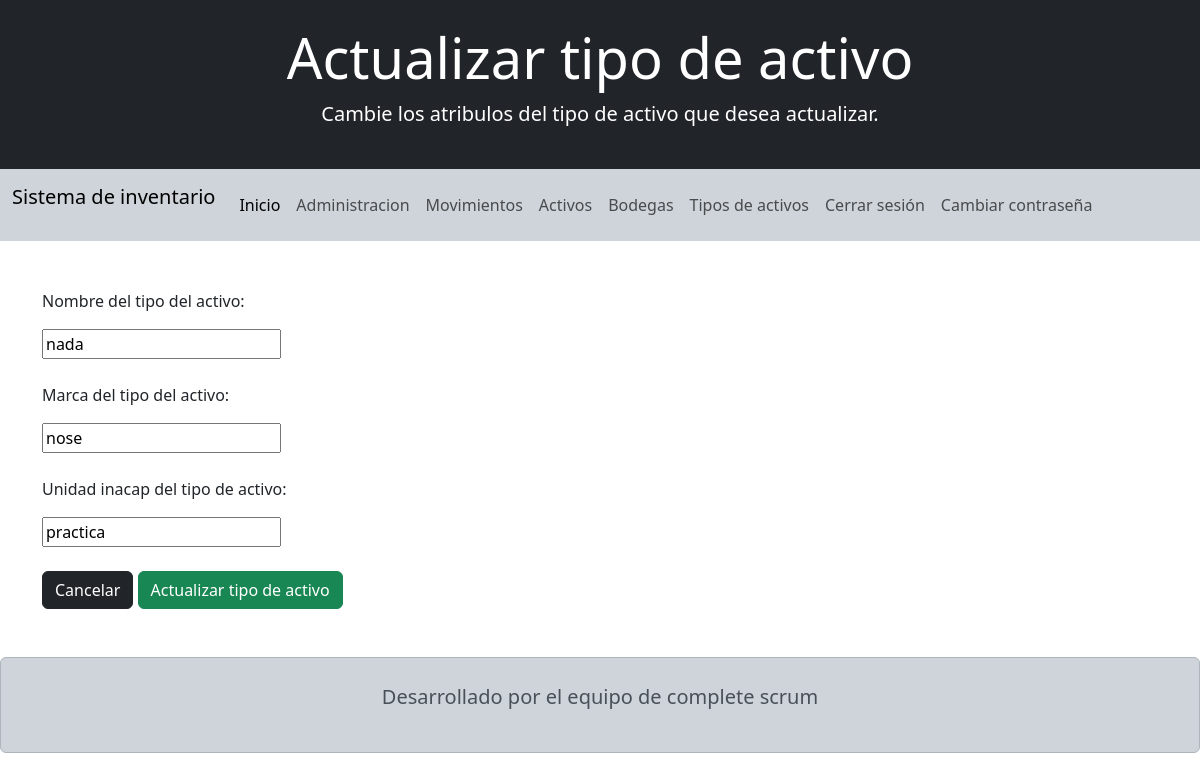
/actualizar-tipo-de-activo/1/ (signed in), run on an earlier commit of the app's database.
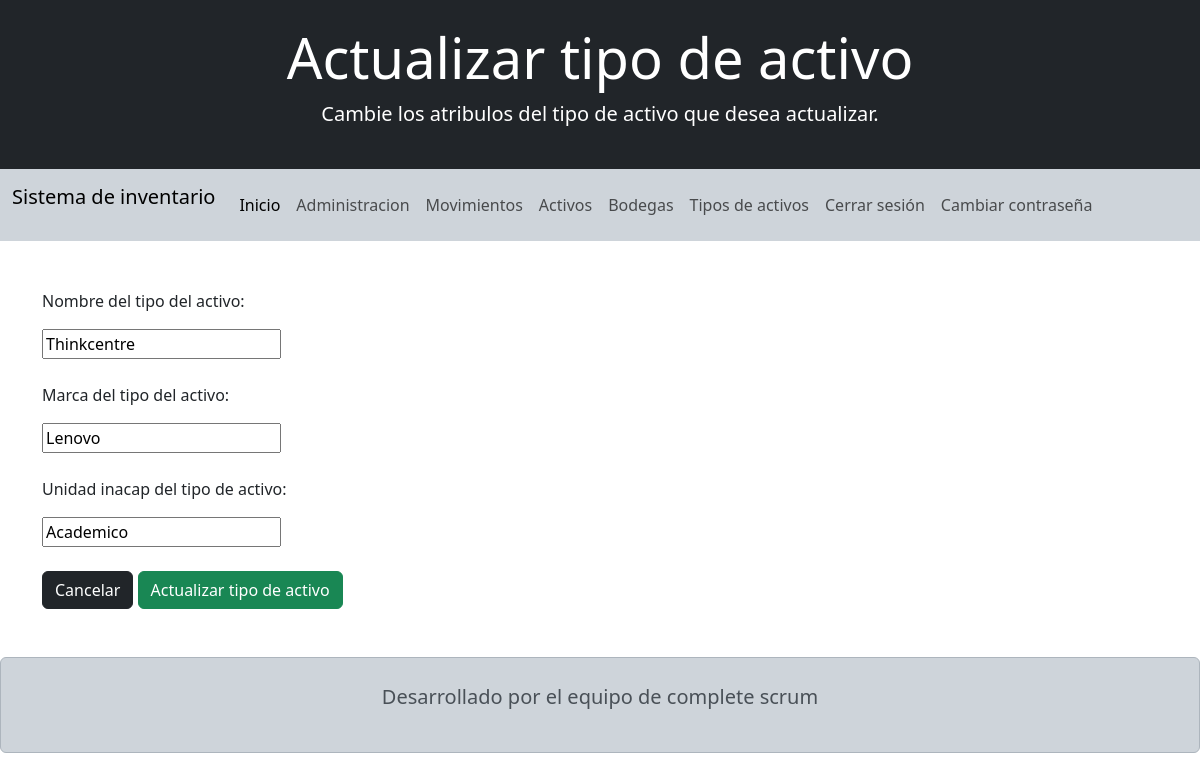
And on a later commit of the database.
### appProject/models.py (models this page shows, shortened)
class Tipo_activo(models.Model):
    nombre =        models.CharField(blank=False, null=False, max_length=50)
    marca =         models.CharField(blank=False, null=False, max_length=50)
    unidad_inacap = models.CharField(blank=False, null=False, max_length=50)

### appProject/views.py (the view, shortened to what this page needs)
# urls.py: path('actualizar-tipo-de-activo/<int:id>/', views.edit_tipo_activo, name='edit_tipo_activo'),
@login_required
def edit_tipo_activo(req, id):
    tipo_activo = Tipo_activo.objects.get(id=id)
    form = FormTipoActivo(instance=tipo_activo)
    data = {'form': form, 'accion': 'Actualizar', 'descripcion': 'Cambie los atribulos del tipo de activo que desea actualizar.'}
    return render(req, 'tipo_activo/add_tipo_activo.html', data)

### appProject/forms.py
class FormTipoActivo(forms.ModelForm):
    class Meta:
        model = Tipo_activo
        fields = '__all__'

### templates/tipo_activo/add_tipo_activo.html (shortened to what this page needs)
<!doctype html>
<html lang="es">
<head>
  <link href="https://cdn.jsdelivr.net/npm/bootstrap@5.3.2/dist/css/bootstrap.min.css" rel="stylesheet"
>
  <link rel="stylesheet" href="https://cdn.jsdelivr.net/npm/bootstrap-icons@1.11.2/font/bootstrap-icons.min.css">
</head>
<body>
    <header>
        <div class="bg-dark text-white py-4 text-center">
            <h1 class="display-4">{{ accion }} tipo de activo</h1>
            <p class="lead">{{ descripcion }}</p>
        </div>
        <nav class="navbar navbar-expand-lg bg-body-tertiary  bg-dark-subtle">
            <div class="container-fluid">
                <p class="navbar-brand">Sistema de inventario</p>
                <div class="collapse navbar-collapse" id="navbarNav">
                    <ul class="navbar-nav">
                        <li class="nav-item">
                            <a class="nav-link active" aria-current="page" href="{% url 'inicio' %}">Inicio</a>
                        </li>
                        <li class="nav-item">
                            <a class="nav-link" href="/admin/">Administracion</a>
                        </li>
                        <li class="nav-item">
                            <a class="nav-link" href="{% url 'read_movimiento' %}" >Movimientos</a>
                        </li>
                        <li class="nav-item">
                            <a class="nav-link" href="{% url 'read_activo' %}">Activos</a>
                        </li>
                        <li class="nav-item">
                            <a class="nav-link" href="{% url 'read_bodega' %}">Bodegas</a>
                        </li>
                        <li class="nav-item">
                            <a class="nav-link" href="{% url 'read_tipo_activo' %}">Tipos de activos</a>
                        </li>
                        <li class="nav-item">
                            <a class="nav-link" href="{% url 'singout' %}">Cerrar sesión</i></a>
                        </li>
                        <li class="nav-item">
                            <a class="nav-link" href="{% url 'edit_password' %}">Cambiar contraseña</i></a>
                        </li>
                    </ul>
                </div>
            </div>
        </nav>
    </header>
    <br><br>
    <main>
        <div class="container">
            <form method="POST">
                <p>Nombre del tipo del activo:</p>
                {{ form.nombre }}
                <br>
                <br>
                <p>Marca del tipo del activo:</p>
                {{ form.marca }}
                <br>
                <br>
                <p>Unidad inacap del tipo de activo:</p>
                {{ form.unidad_inacap }}
                <br>
                <br>
                <a href="{% url 'read_tipo_activo' %}" class="btn btn-dark">Cancelar</a>
                <button type="submit" class="btn btn-success">{{ accion }} tipo de activo</button>
            </form>
        </div>
    </main>
    <footer>
        <div class="alert alert-dark text-center py-4 mt-5">
            <p class="lead">Desarrollado por el equipo de complete scrum</p>
        </div>
    </footer>
</body>
</html>

What changed in the data, as far as the page shows it:
changed Tipo_activo: nombre "nada" → "Thinkcentre"; marca "nose" → "Lenovo"; unidad_inacap "practica" → "Academico"
